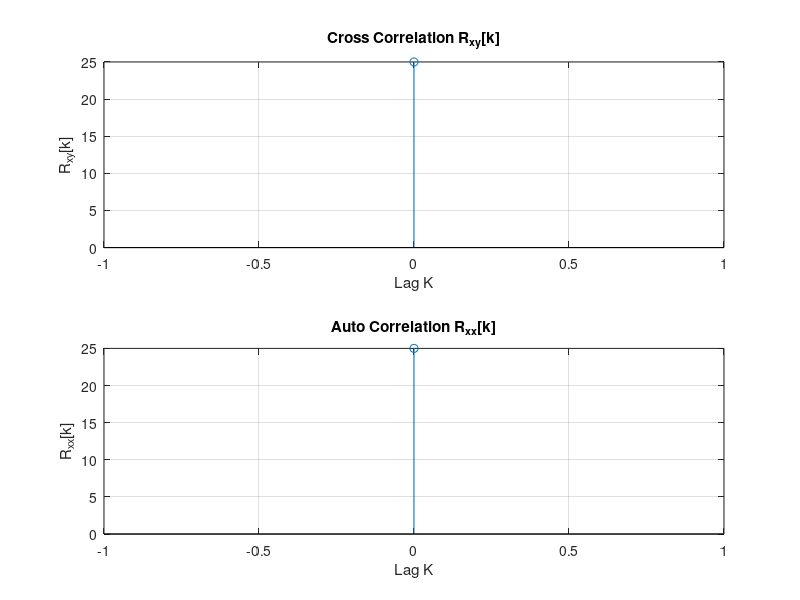

Here is the MATLAB script that generated this plot:
clc; 
clear;
close all;
x=input('Enter the first sequence x: ');
y=input('Enter the second sequence y: ');

y_flipped=fliplr(y);
Rxy=conv(x,y_flipped);
lags_cross = -(length(y)-1):(length(x)-1);

x_flipped=fliplr(x);
Rxx=conv(x,x_flipped);
lags_auto = -(length(x)-1):(length(x)-1);

disp("Cross Correlation Rxy: ");
disp(Rxy);

disp("Auto Correlation Rxx: ");
disp(Rxx);

subplot(2,1,1)
stem(lags_cross,Rxy);
title('Cross Correlation R_{xy}[k]');
xlabel('Lag K');ylabel('R_{xy}[k]');grid on;

subplot(2,1,2)
stem(lags_auto,Rxx);
title('Auto Correlation R_{xx}[k]');
xlabel('Lag K');ylabel('R_{xx}[k]');grid on;